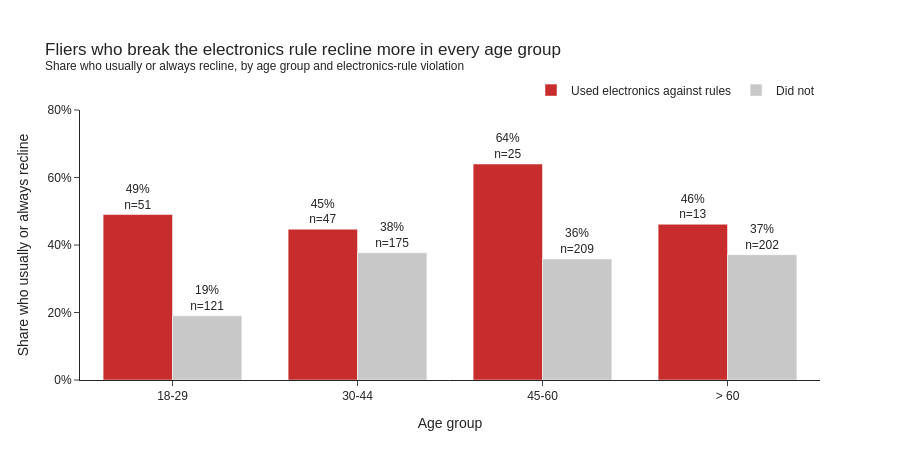

Notebook code cell kept with this figure:
### Code cell
rb = (fliers.dropna(subset=['electronics'])
            .assign(violator=lambda d: d['electronics'].map({1.0: 'Used electronics against rules', 0.0: 'Did not'}))
            .groupby(['Age', 'violator'], observed=True, as_index=False)
            .agg(share=('reclines_often', 'mean'), n=('reclines_often', 'size')))
rb['Age'] = rb['Age'].astype(str)

fig = px.bar(rb, x='Age', y='share', color='violator', barmode='group', custom_data=['n'],
             color_discrete_map={'Used electronics against rules': ACCENT, 'Did not': GRAY},
             category_orders={'violator': ['Used electronics against rules', 'Did not'], 'Age': AGE_ORDER},
             text=rb.apply(lambda r: f"{r['share']:.0%}<br>n={r['n']}", axis=1),
             labels={'Age': 'Age group', 'share': 'Share who usually or always recline', 'violator': ''},
             title='Fliers who break the electronics rule recline more in every age group'
                   '<br><sup>Share who usually or always recline, by age group and electronics-rule violation</sup>')
fig.update_traces(textposition='outside', hovertemplate='%{x}<br>%{y:.0%} (n=%{customdata[0]})<extra></extra>')
fig.update_layout(yaxis=dict(tickformat='.0%', range=[0, 0.8]), height=460, width=900, bargap=0.25,
                  legend=dict(orientation='h', y=1.02, x=1, xanchor='right', yanchor='bottom'),
                  margin=dict(t=110))
fig.show()

### Figure 1 — Plotly figure (JSON) as saved in the notebook; plotly's stock layout.template omitted (floating-point values rounded to 4 significant figures)
{"data": [{"alignmentgroup": "True", "customdata": [[51], [47], [25], [13]], "hovertemplate": "%{x}<br>%{y:.0%} (n=%{customdata[0]})<extra></extra>", "legendgroup": "Used electronics against rules", "marker": {"color": "#c62d2c", "pattern": {"shape": ""}}, "name": "Used electronics against rules", "offsetgroup": "Used electronics against rules", "orientation": "v", "showlegend": true, "text": ["49%<br>n=51", "45%<br>n=47", "64%<br>n=25", "46%<br>n=13"], "textposition": "outside", "type": "bar", "x": ["18-29", "30-44", "45-60", "> 60"], "xaxis": "x", "y": [0.4902, 0.4468, 0.64, 0.4615], "yaxis": "y"}, {"alignmentgroup": "True", "customdata": [[121], [175], [209], [202]], "hovertemplate": "%{x}<br>%{y:.0%} (n=%{customdata[0]})<extra></extra>", "legendgroup": "Did not", "marker": {"color": "#c8c8c8", "pattern": {"shape": ""}}, "name": "Did not", "offsetgroup": "Did not", "orientation": "v", "showlegend": true, "text": ["19%<br>n=121", "38%<br>n=175", "36%<br>n=209", "37%<br>n=202"], "textposition": "outside", "type": "bar", "x": ["18-29", "30-44", "45-60", "> 60"], "xaxis": "x", "y": [0.1901, 0.3771, 0.3589, 0.3713], "yaxis": "y"}], "layout": {"bargap": 0.25, "barmode": "group", "height": 460, "legend": {"orientation": "h", "title": {"text": ""}, "tracegroupgap": 0, "x": 1, "xanchor": "right", "y": 1.02, "yanchor": "bottom"}, "margin": {"t": 110}, "title": {"text": "Fliers who break the electronics rule recline more in every age group<br><sup>Share who usually or always recline, by age group and electronics-rule violation</sup>"}, "width": 900, "xaxis": {"anchor": "y", "categoryarray": ["18-29", "30-44", "45-60", "> 60"], "categoryorder": "array", "domain": [0.0, 1.0], "title": {"text": "Age group"}}, "yaxis": {"anchor": "x", "domain": [0.0, 1.0], "range": [0, 0.8], "tickformat": ".0%", "title": {"text": "Share who usually or always recline"}}}}
